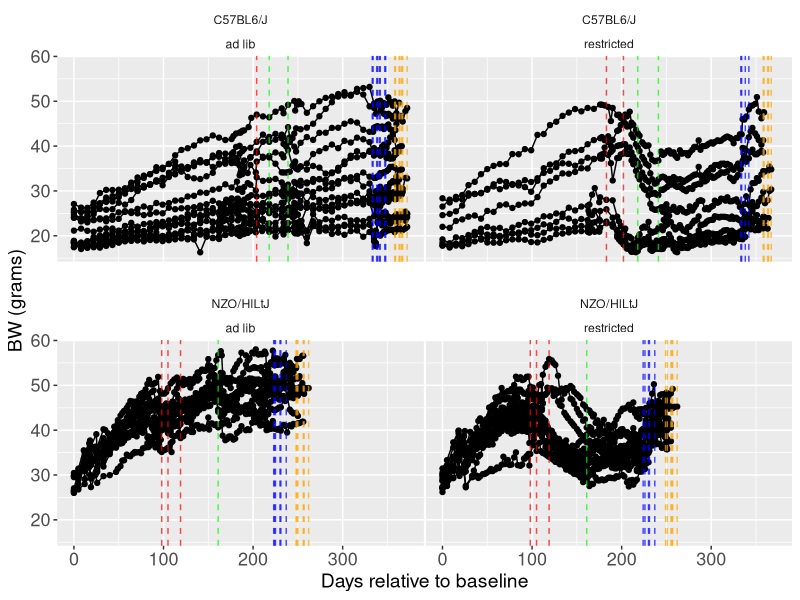
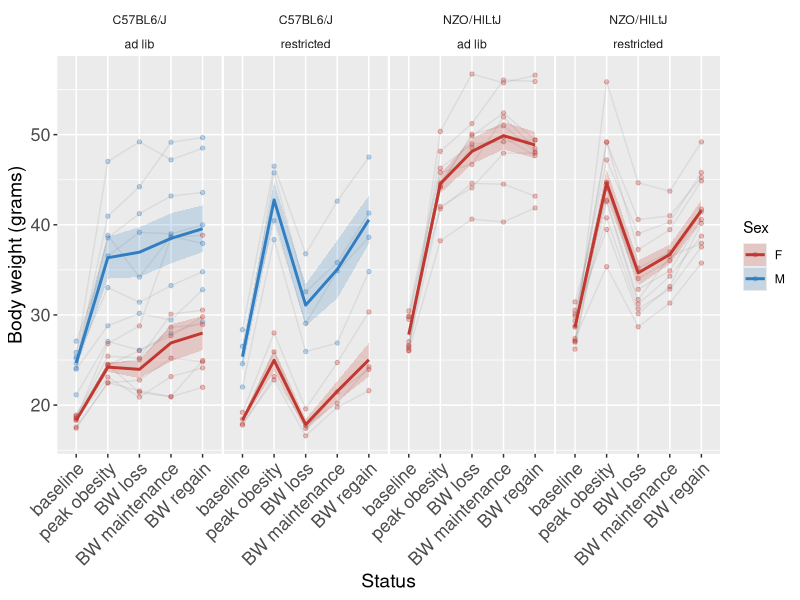
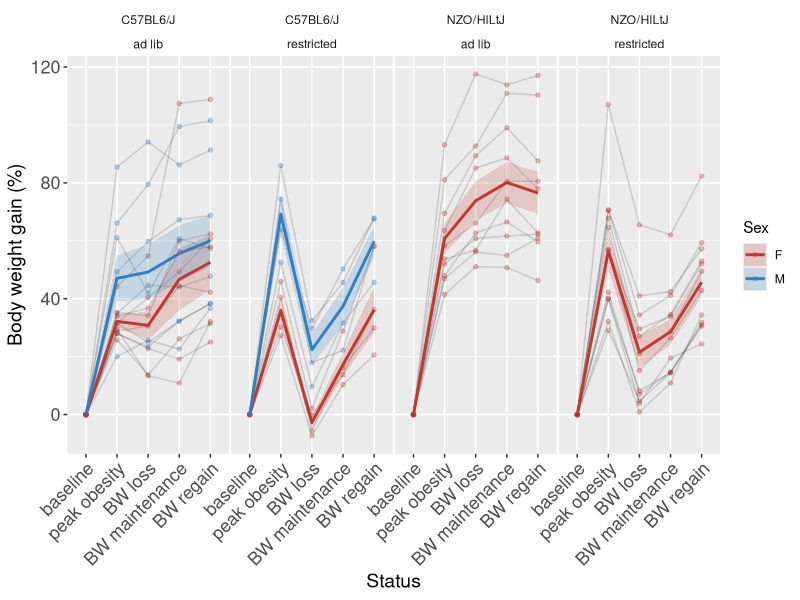

Source code (R) for these figures, in order:
# This script aims to explore changes in body weight in NZO and c57 after different stages of feeding:
#1 from baseline to peak obesity,
#2:from peak of obesity to acute body weight loss
#3 from acute body weight loss to body weight maintenance
#4 from body weight maintenance to body weight gain after RTIOXA-47 injections

#libraries----
library(dplyr) #to use pipe
library(ggplot2) #to graph
library(readr) #to read csv
library(tidyr)  # to use drop-na()
library(ggpubr)
library(purrr)
library(broom)
library(Hmisc)
library(lme4)
library(emmeans)
library(patchwork)


#BW CSV data import RTIOXA 47 ----
BW_data <- read_csv("../data/BW.csv") %>% 
  filter(COHORT > 1 & COHORT < 6) %>% # Just NZO females
  filter(!ID %in% c(3712, 3715)) %>% # died during study
  group_by(ID) %>% 
  arrange(DATE) %>% 
  mutate(
    bw_rel = 100 * (BW - first(BW)) / first(BW),
    body_lag = (lag(BW) - BW),
    GROUP = case_when(
      ID %in% c(3706, 3707, 3709, 3711, 3713, 3717, 3716, 3719, 3718, 3726,
                7860, 7862, 7864, 7867, 7868, 7869, 7870, 7871, 7873, 7875, 
                7876, 7879, 7880, 7881,7882, 7883) ~ "ad lib",
      ID %in% c(3708, 3714, 3720, 3721, 3710, 3722, 3723, 3724, 3725, 3727, 3728, 3729,
                7861, 7863, 7865, 7866, 7872, 7874, 7877, 7878) ~ "restricted"
    ),
    DRUG = case_when(
      ID %in% c(3706, 3707, 3709, 3711, 3713, 3714, 3720, 3724, 3725, 3727, 3728,
                7861, 7863, 7864, 7878, 7867, 7872, 7875, 7876, 7869, 7870, 7871,
                7868, 7880, 7881, 7882, 7883) ~ "vehicle",
      ID %in% c(3708, 3710, 3716, 3717, 3718, 3719, 3721, 3722, 3723, 3726, 3729,
                7862, 7865, 7873, 7874, 7877, 7866, 7879, 7860) ~ "RTIOXA_47"
    ),
    day_rel = DATE - first(DATE)
  ) %>%
  mutate(
    STATUS = case_when(
      day_rel == 0 ~ "baseline", 
      STRAIN == "NZO/HlLtJ" & DATE == as.Date("2025-02-21") ~ "peak obesity",
      STRAIN == "C57BL6/J" & SEX == "M" & day_rel == 202 & GROUP == "restricted" ~ "peak obesity",
      STRAIN == "C57BL6/J" & SEX == "F" & day_rel == 183 & GROUP == "restricted"~ "peak obesity",
      STRAIN == "C57BL6/J" & day_rel == 204 & GROUP == "ad lib" ~ "peak obesity",
      STRAIN == "C57BL6/J" & SEX == "M" & day_rel == 241 & GROUP == "restricted"~ "BW loss",
      STRAIN == "C57BL6/J" & SEX == "F" & day_rel == 218 & GROUP == "restricted"~ "BW loss",
      STRAIN == "C57BL6/J" & SEX == "M" & day_rel == 239 & GROUP == "ad lib"~ "BW loss",
      STRAIN == "C57BL6/J" & SEX == "F" & day_rel == 218 & GROUP == "ad lib"~ "BW loss",
      STRAIN == "NZO/HlLtJ" & day_rel == 161 ~ "BW loss",
      STRAIN == "C57BL6/J" & COMMENTS == "DAY_1_INJECTIONS" ~ "BW maintenance", 
      STRAIN == "NZO/HlLtJ" &  COMMENTS == "DAY_1_INJECTIONS" ~ "BW maintenance",
      STRAIN == "C57BL6/J" & COMMENTS == "DAY_4_SABLE_AND_SAC" ~ "BW regain",
      STRAIN == "NZO/HlLtJ" & COMMENTS == "DAY_4_SABLE_AND_SAC" ~ "BW regain",
      TRUE ~ NA_character_
    ) ) #%>% 
  #filter(STRAIN == "NZO/HlLtJ" | (STRAIN == "C57BL6/J" & DIET_FORMULA == "D12451i"))

BW_data %>% 
  group_by(STRAIN,STATUS) %>%
  summarise(n_ID = n_distinct(ID)) #this we have 22 NZO and 24 C57 

write_csv(BW_data, "../data/BW_data.csv") # Save as CSV


highlight_data <- BW_data %>%
  filter(STATUS == "peak obesity")

highlight_data_2 <- BW_data %>%
  filter(STATUS == "BW loss")

highlight_data_3 <- BW_data %>%
  filter(STATUS == "BW maintenance")

highlight_data_4 <- BW_data %>%
  filter(STATUS == "BW regain")

#format plot

scaleFill <- scale_fill_manual(values = c("#C03830FF", "#317EC2FF"))


format.plot <- theme(
  strip.background = element_blank(),
  panel.spacing.x = unit(0.1, "lines"),          
  panel.spacing.y = unit(1.5, "lines"),  
  axis.text = element_text(family = "Helvetica", size = 13),
  axis.title = element_text(family = "Helvetica", size = 14))


#plot 1 description of BW over time per ID----
plot <- BW_data %>% 
  ggplot(aes(day_rel, BW, group = ID)) +
  geom_point() +
  geom_line() +
  facet_wrap(~STRAIN*GROUP) +
  #geom_smooth() +
  labs(
    x = "Days relative to baseline",
    y = "BW (grams)"
  ) +
  geom_vline(data = highlight_data, aes(xintercept = day_rel),
             linetype = "dashed", color = "red", alpha = 0.7) +
  geom_vline(data = highlight_data_2, aes(xintercept = day_rel),
             linetype = "dashed", color = "green", alpha = 0.7) +
  geom_vline(data = highlight_data_3, aes(xintercept = day_rel),
             linetype = "dashed", color = "blue", alpha = 0.7) +
  geom_vline(data = highlight_data_4, aes(xintercept = day_rel),
             linetype = "dashed", color = "orange", alpha = 0.7) +
  format.plot

plot

# Make STATUS an ordered factor
BW_data <- BW_data %>%
  mutate(STATUS = factor(STATUS, 
                         levels = c("baseline", "peak obesity", "BW loss", 
                                    "BW maintenance", "BW regain"))) %>% 
  filter(!is.na(STATUS))

BW_data %>%
  group_by(STATUS) %>%
  summarise(n_ID = n_distinct(ID)) #this is good


# Compute mean ± SEM per STRAIN, STATUS, GROUP, SEX, DIET_FORMULA
summary_data <- BW_data %>%
  group_by(STRAIN, STATUS, GROUP,SEX) %>%
  summarise(
    mean_BW = mean(BW, na.rm = TRUE),
    sem_BW = sd(BW, na.rm = TRUE) / sqrt(n()),
    .groups = "drop"
  )

#plot 2 BW in each STATUS collapsed by DIET_FORMULA----
ggplot() +
  # Individual points, smaller and more transparent
  geom_point(data = BW_data, 
             aes(x = STATUS, y = BW, color = SEX, group = ID),
             size = 1.2, alpha = 0.3) +
  geom_line(data = BW_data, 
            aes(x = STATUS, y = BW, color = DRUG, group = ID),
            alpha = 0.15) +
  
  # Mean ± SEM as shaded ribbon
  geom_ribbon(data = summary_data,
              aes(x = STATUS, ymin = mean_BW - sem_BW, ymax = mean_BW + sem_BW,
                  group = interaction(GROUP, SEX), fill = SEX),
              alpha = 0.2) +
  geom_line(data = summary_data,
            aes(x = STATUS, y = mean_BW, group = interaction(GROUP, SEX), color = SEX),
            size = 1) +
  
  # Facet by STRAIN (rows) × GROUP  (columns)
  facet_grid(~ STRAIN*GROUP, scales = "free_x") +
  
  scale_color_manual(values = c("F" = "#C03830FF", "M" = "#317EC2FF")) +
  scale_fill_manual(values = c("F" = "#C03830FF", "M" = "#317EC2FF")) +
  
  labs(
    x = "Status",
    y = "Body weight (grams)",
    color = "Sex",
    fill = "Sex"
  ) +
  format.plot +
  theme(axis.text.x = element_text(angle = 45, hjust = 1))

# Compute mean ± SEM per STRAIN, STATUS, GROUP, SEX using bw_rel
summary_data_rel <- BW_data %>%
  group_by(STRAIN, STATUS, GROUP, SEX) %>%
  summarise(
    mean_bw_rel = mean(bw_rel, na.rm = TRUE),
    sem_bw_rel = sd(bw_rel, na.rm = TRUE) / sqrt(n()),
    .groups = "drop"
  )

#plot 3 % BW gain in each STATUS collapsed by DIET_FORMULA----

ggplot() +
  # Individual points, smaller and more transparent
  geom_point(data = BW_data, 
             aes(x = STATUS, y = bw_rel, color = SEX, group = ID),
             size = 1.2, alpha = 0.3) +
  geom_line(data = BW_data, 
            aes(x = STATUS, y = bw_rel, group = ID),
            alpha = 0.15) +
  
  # Mean ± SEM as shaded ribbon
  geom_ribbon(data = summary_data_rel,
              aes(x = STATUS, ymin = mean_bw_rel - sem_bw_rel, ymax = mean_bw_rel + sem_bw_rel,
                  group = interaction(GROUP, SEX), fill = SEX),
              alpha = 0.2) +
  geom_line(data = summary_data_rel,
            aes(x = STATUS, y = mean_bw_rel, group = interaction(GROUP, SEX), color = SEX),
            size = 1) +
  
  # Facet by STRAIN (rows) × GROUP (columns)
  facet_grid(~ STRAIN*GROUP, scales = "free_x") +
  
  # Colors
  scale_color_manual(values = c("F" = "#C03830FF", "M" = "#317EC2FF")) +
  scale_fill_manual(values = c("F" = "#C03830FF", "M" = "#317EC2FF")) +
  
  # Labels and theme
  labs(
    x = "Status",
    y = "Body weight gain (%)",
    color = "Sex",
    fill = "Sex"
  ) +
  theme(axis.text.x = element_text(angle = 45, hjust = 1)) +
  format.plot
